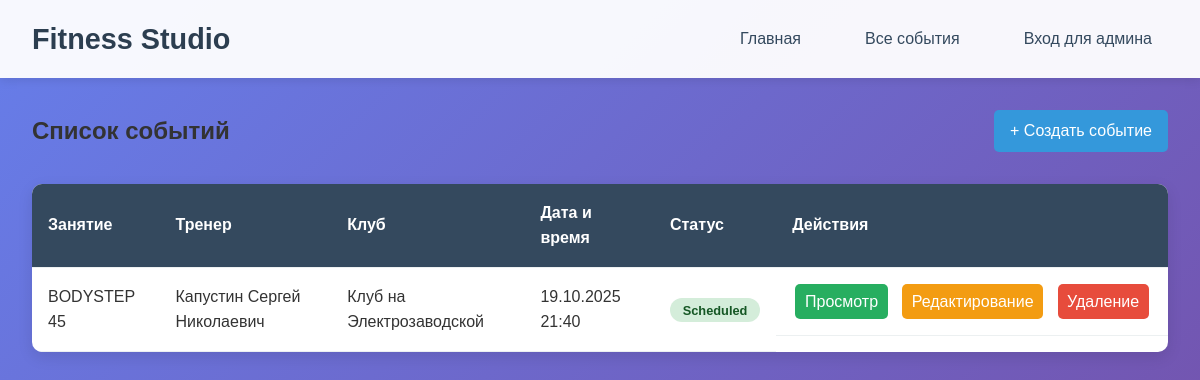
Page /events/ (signed in) on the earlier database version.
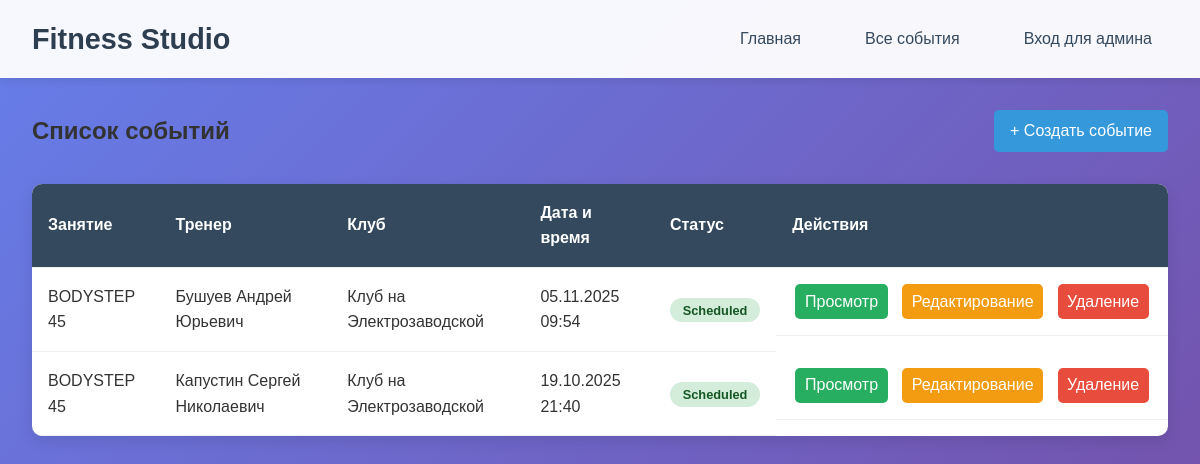
Same page on the later database version.
### FitnessStudio/models.py (models this page shows, shortened)
class Event(models.Model):
    STATUS_CHOICES = [
        ('scheduled', 'Scheduled'),
        ('cancelled', 'Cancelled'),
        ('completed', 'Completed'),
    ]
    id = models.UUIDField(primary_key=True, default=uuid.uuid4, editable=False)
    class_id = models.ForeignKey(Class, on_delete=models.CASCADE, related_name='events')
    trainer_id = models.ForeignKey(Trainer, on_delete=models.CASCADE, related_name='events')
    club_id = models.ForeignKey(Club, on_delete=models.CASCADE, related_name='events')
    booked_count = models.PositiveIntegerField(default=0)
    description = models.TextField(blank=True)
    start_at = models.DateTimeField(verbose_name="Start at")
    end_at = models.DateTimeField(verbose_name="End at")
    status = models.CharField(max_length=20, choices=STATUS_CHOICES, default='scheduled')

class Class(models.Model):
    id = models.UUIDField(primary_key=True, default=uuid.uuid4, editable=False)
    title = models.CharField(max_length=100, verbose_name="Title")
    category = models.CharField(max_length=100, verbose_name="Category")
    duration_minutes = models.IntegerField(verbose_name="Duration")
    level = models.IntegerField(verbose_name="Level")

class Trainer(models.Model):
    id = models.UUIDField(primary_key=True, default=uuid.uuid4, editable=False)
    full_name = models.CharField(max_length=150, verbose_name="Full Name")
    experience = models.CharField(max_length=150, verbose_name="Experience")
    photo = models.ImageField(
        upload_to='trainers/',
        verbose_name="Photo",
        null=True,
        blank=True,
    )
    speciality = models.CharField(max_length=100, verbose_name="Speciality")

class Club(models.Model):
    id = models.UUIDField(primary_key=True, default=uuid.uuid4, editable=False)
    name = models.CharField(max_length=100, verbose_name="Name club")
    address = models.TextField(verbose_name="Address")
    phone = models.CharField(max_length=20, verbose_name="Phone")
    working_hours = models.TextField(verbose_name="Working hours")
    amenities = models.TextField(verbose_name="Amenities")

### FitnessStudio/views.py (the view)
# urls.py: path('events/', views.event_list, name='event_list'),
@login_required
def event_list(request):
    events = Event.objects.all().order_by('-start_at')
    return render(request, 'FitnessStudio/event_list.html', {'events': events})

### FitnessStudio/templates/FitnessStudio/event_list.html (shortened to what this page needs)
{% extends "FitnessStudio/base.html" %}
{% block content %}
<div class="header-actions">
    <h2>Список событий</h2>
    <a href="{% url 'event_create' %}" class="btn btn-primary">+ Создать событие</a>
</div>
<div class="table-container">
    <table class="events-table">
        <thead>
            <tr>
                <th>Занятие</th>
                <th>Тренер</th>
                <th>Клуб</th>
                <th>Дата и время</th>
                <th>Статус</th>
                <th>Действия</th>
            </tr>
        </thead>
        <tbody>
            {% for event in events %}
            <tr>
                <td>{{ event.class_id.title }}</td>
                <td>{{ event.trainer_id.full_name }}</td>
                <td>{{ event.club_id.name }}</td>
                <td>{{ event.start_at|date:"d.m.Y H:i" }}</td>
                <td>
                    <span class="status-badge status-{{ event.status }}">
                        {{ event.get_status_display }}
                    </span>
                </td>
                <td class="actions">
                    <a href="{% url 'event_detail' event.id %}" class="btn btn-view">Просмотр</a>
                    <a href="{% url 'event_edit' event.id %}" class="btn btn-edit">Редактирование</a>
                    <a href="{% url 'event_delete' event.id %}" class="btn btn-delete">Удаление</a>
                </td>
            </tr>
            {% empty %}
            <tr>
                <td colspan="6" class="empty-message">События не найдены</td>
            </tr>
            {% endfor %}
        </tbody>
    </table>
</div>
{% endblock %}

### FitnessStudio/templates/FitnessStudio/base.html (shortened to what this page needs)
<!DOCTYPE html>
<html lang="ru">
<head>
    {% load static %}
    <link rel="stylesheet" href="{% static 'FitnessStudio/css/style.css' %}">
</head>
<body>
    <header>
        <div class="header-content">
            <div class="logo">
                <h1>Fitness Studio</h1>
            </div>
            <nav>
                <a href="/">Главная</a>
                <a href="{% url 'event_list' %}">Все события</a>
                <a href="/admin/">Вход для админа</a>
            </nav>
        </div>
    </header>
    <main>
        {% block content %}{% endblock %}
    </main>
</body>
</html>

### FitnessStudio/static/FitnessStudio/css/style.css (style rules this page uses)
* { margin: 0; padding: 0; box-sizing: border-box; }
body { font-family: 'Arial', sans-serif; line-height: 1.6; color: #333; background: linear-gradient(135deg, #667eea 0%, #764ba2 100%); min-height: 100vh; }
header { background: rgba(255, 255, 255, 0.95); box-shadow: 0 2px 10px rgba(0,0,0,0.1); padding: 1rem 0; position: sticky; top: 0; z-index: 1000; }
.header-content { max-width: 1200px; margin: 0 auto; display: flex; justify-content: space-between; align-items: center; padding: 0 2rem; }
.logo { display: flex; align-items: center; gap: 10px; }
.logo h1 { color: #2c3e50; font-size: 1.8rem; }
nav { display: flex; gap: 2rem; }
nav a { text-decoration: none; color: #34495e; font-weight: 500; padding: 0.5rem 1rem; border-radius: 5px; transition: all 0.3s ease; }
main { max-width: 1200px; margin: 2rem auto; padding: 0 2rem; }
.header-actions { display: flex; justify-content: space-between; align-items: center; margin-bottom: 2rem; }
.btn { display: inline-block; padding: 0.5rem 1rem; border: none; border-radius: 5px; text-decoration: none; cursor: pointer; transition: all 0.3s ease; }
.btn-primary { background: #3498db; color: white; }
.btn-view { background: #27ae60; color: white; padding: 0.3rem 0.6rem; margin: 0 0.2rem; }
.btn-edit { background: #f39c12; color: white; padding: 0.3rem 0.6rem; margin: 0 0.2rem; }
.btn-delete { background: #e74c3c; color: white; padding: 0.3rem 0.6rem; margin: 0 0.2rem; }
.table-container { background: white; border-radius: 10px; overflow: hidden; box-shadow: 0 5px 15px rgba(0,0,0,0.1); }
.events-table { width: 100%; border-collapse: collapse; }
.events-table th, .events-table td { padding: 1rem; text-align: left; border-bottom: 1px solid #ecf0f1; }
.events-table th { background: #34495e; color: white; font-weight: 600; }
.actions { display: flex; gap: 0.5rem; }
.status-badge { padding: 0.3rem 0.8rem; border-radius: 15px; font-size: 0.8rem; font-weight: 600; }
.status-scheduled { background: #d4edda; color: #155724; }

Differences in the rows shown:
added Event: class_id "BODYSTEP 45", trainer_id.full_name "Бушуев Андрей Юрьевич", club_id.name "Клуб на Электрозаводской", start_at "05.11.2025 09:54", status "Scheduled"
